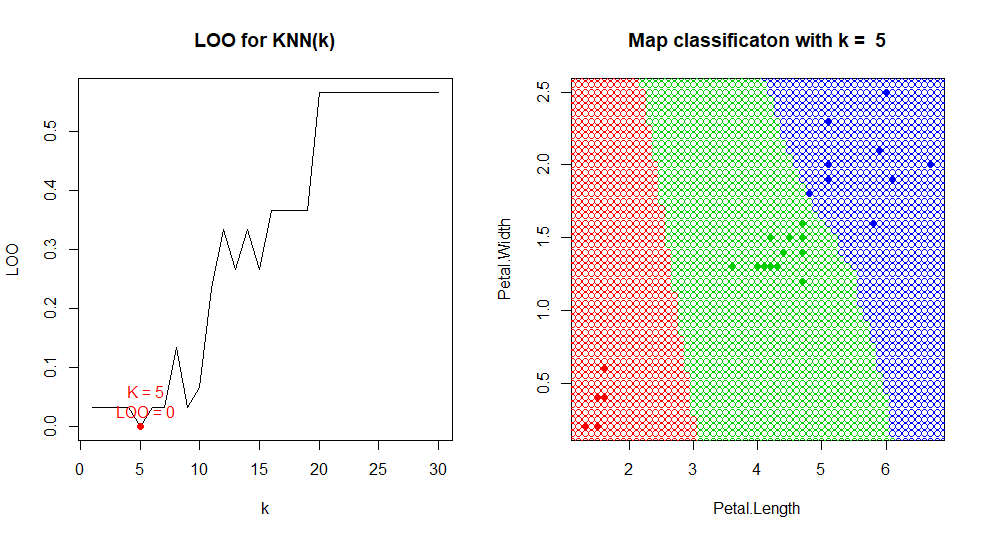

Recreate this plot in R.

euclideanDistance <- function(u, v)
{
  sqrt(sum((u - v)^2))
}

sortObjectsByDist <- function(xl, z, metricFunction =
                                euclideanDistance)
{
  l <- dim(xl)[1]
  n <- dim(xl)[2] - 1
  distances <- matrix(NA, l, 2)
  for (i in 1:l)
  {
    distances[i, ] <- c(i, metricFunction(xl[i, 1:n], z))
  }
  orderedXl <- xl[order(distances[, 2]), ]
  return (orderedXl);
}

knn <- function(xl, z, k)
{
  orderedXl <- sortObjectsByDist(xl, z)
  n <- dim(orderedXl)[2] - 1
  classes <- orderedXl[1:k, n + 1]
  counts <- table(classes)
  class <- names(which.max(counts))
  return (class)
}


LOO = function(xl,class) {
  n = dim(xl)[1];
  loo = rep(0, n) 
    for(i in 1:n){
      for(k in 1:n){
        X = xl[-i, 1:3]
        u = xl[i, 1:2]
        test=knn(X,u,k)
        if(test != class[i]){
          loo[k] = loo[k]+1;
        
      }
    } 
  }
  loo = loo / n
  x = 1:length(loo)
  y = loo
  plot(x, y,main ="LOO for KNN(k)", xlab="k", ylab="LOO", type = "l")
  help(plot)
  min = which.min(loo)
  points(min, loo[min], pch = 21, col = "red",bg = "red")
  label = paste("   K = ", min, "\n", "   LOO = ", loo[min], sep = "")
  text(min, loo[min], labels = label, pos = 3, col = "red")
  map(min);
}

map = function(k){
  text <- paste("Map classificaton with k = ", k)
  plot(iris[X, 3:4],main=text, pch = 21, bg = colors[xl$Species], col = colors[xl$Species])
  for(i in seq(0, 7, 0.10)){
    for(j in seq(0,3,0.05))
    {
      z <- c(i, j)
      class <- knn(xl, z,k)
      points(z[1], z[2], pch = 1, bg = colors[class],col=colors[class])
    }
  }
}


colors <- c("setosa" = "red", "versicolor" = "green3",
            "virginica" = "blue")
par(mfrow = c(1, 2))
X<-sample(c(1:150),30,replace=TRUE)
xl <- iris[X, 3:5] 
class <- iris[X, 5]
LOO(xl,class)
